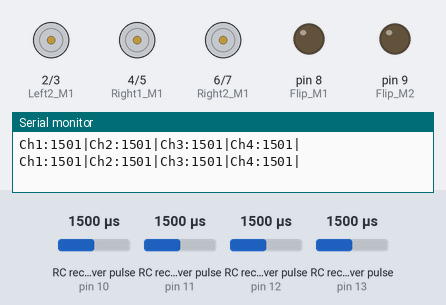
The sketch below on a simulated Arduino Uno, built with avr-gcc and run on an emulated ATmega328P. On the bench: motor-driver pin pairs drawn as motors (green arrow = first pin HIGH = forward, orange = second pin HIGH = backward, longer = more drive), output pins drawn as LEDs (lit = HIGH), the last lines printed to the serial monitor. Wiring (inferred from the names in the program): 4 × RC receiver channel: data pin 10 / data pin 11 / data pin 12 / data pin 13. The inputs (shaded band) are chosen by the test bench; at power-on: RC receiver pulse (sensors on pin 12, pin 13, pin 10, pin 11) 1500 µs. Pins used as bus, display or sensor lines are not drawn.

Above: at 1.2 s.
1.3 s: RC receiver pulse (sensor on pin 12) set to 1359 µs
4.2 s: RC receiver pulse (sensor on pin 12) set to 1336 µs
At 6.9 s:
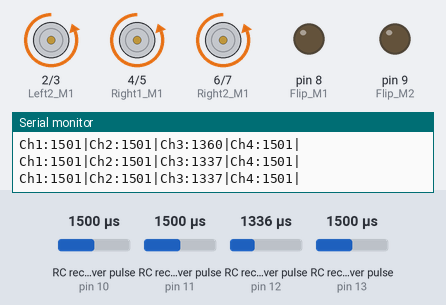
7.2 s: RC receiver pulse (sensor on pin 12) set to 1257 µs
10.2 s: RC receiver pulse (sensor on pin 12) set to 1236 µs
At 12.2 s:
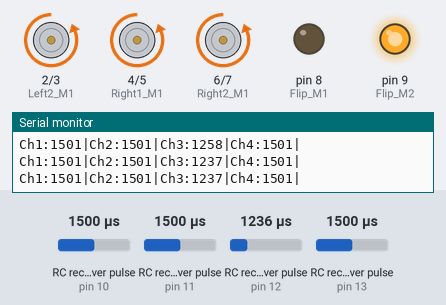
12.7 s: RC receiver pulse (sensor on pin 13) set to 1385 µs
15.4 s: RC receiver pulse (sensor on pin 13) set to 1363 µs
At 17.6 s:
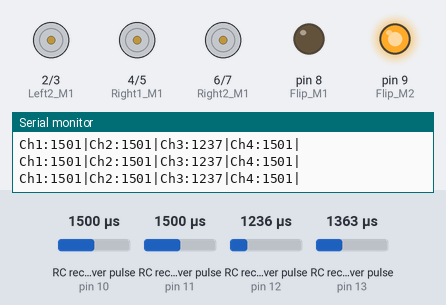
Timing chart, 0 to 19.1 s (numbered marks = the images above; inputs shaded):
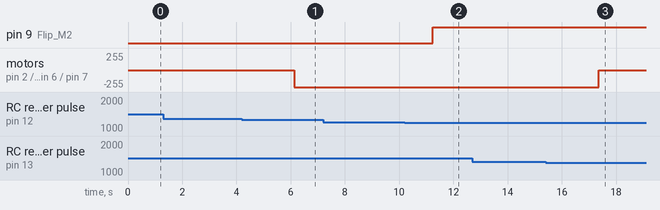

The sketch:

Zer0th_Battle_BOT.ino
```cpp
const int chA = 10;
const int chB = 11;
const int chC = 12;
const int chD = 13;

int ch1;
int ch2;
int ch3;
int ch4;

//Motor1
const int Left1_M1 = 0;
const int Left1_M2 = 1;

//Motor2
const int Left2_M1 = 2;
const int Left2_M2 = 3;

//Motor3
const int Right1_M1 = 4;
const int Right1_M2 = 5;

//Motor4
const int Right2_M1 = 6;
const int Right2_M2 = 7;

//Fliper
const int Flip_M1 = 8;
const int Flip_M2 = 9;


void setup() {
  Serial.begin(9600);
  pinMode(chA, INPUT);
  pinMode(chB, INPUT);
  pinMode(chC, INPUT);
  pinMode(chD, INPUT);

  pinMode(Left1_M1, OUTPUT);
  pinMode(Left1_M2, OUTPUT);

  pinMode(Left2_M1, OUTPUT);
  pinMode(Left2_M2, OUTPUT);

  pinMode(Right1_M1, OUTPUT);
  pinMode(Right1_M2, OUTPUT);

  pinMode(Right2_M1, OUTPUT);
  pinMode(Right2_M2, OUTPUT);

  pinMode(Flip_M1, OUTPUT);
  pinMode(Flip_M2, OUTPUT);
}


void loop() {
  ch1 = pulseIn (chA, HIGH);
  ch2 = pulseIn (chB, HIGH);
  ch3 = pulseIn (chC, HIGH);
  ch4 = pulseIn (chD, HIGH);

  see_result();

  if (ch3 > 1650 && ch4 > 1375 && ch4 < 1525) {
    front();
  }

  else if (ch3 < 1350 && ch4 > 1375 && ch4 < 1525) {
    back();
  }

  else if (ch4 > 1600 && ch3 > 1350 && ch3 < 1550) {
    right();
  }

  else if (ch4 < 1300 && ch3 > 1350 && ch3 < 1550) {
    left();
  }

  else if (ch3 > 1650 && ch4 < 1225) {
    frontleft();
  }

  else if (ch3 > 1650 && ch4 > 1600) {
    frontright();
  }

  else {
    tham();
  }


  if ( ch3 > 1700) {
    Flip_UP();
  }
  else if (ch3 < 1250) {
    Flip_Down();
  }
  else {
    Flip_tham();
  }
}

void see_result() {

  Serial.print ("Ch1:");
  Serial.print (ch1);
  Serial.print ("|");

  Serial.print ("Ch2:");
  Serial.print (ch2);
  Serial.print ("|");

  Serial.print ("Ch3:");
  Serial.print (ch3);
  Serial.print ("|");

  Serial.print ("Ch4:");
  Serial.print (ch1);
  Serial.println ("|");

  delay(1000);
}

void front() {
  digitalWrite(Left1_M1, HIGH);
  digitalWrite(Left1_M2, LOW);

  digitalWrite(Left2_M1, HIGH);
  digitalWrite(Left2_M2, LOW);

  digitalWrite(Right1_M1, HIGH);
  digitalWrite(Right1_M2, LOW);

  digitalWrite(Right2_M1, HIGH);
  digitalWrite(Right2_M2, LOW);
}


void back() {
  digitalWrite(Left1_M1, LOW);
  digitalWrite(Left1_M2, HIGH);

  digitalWrite(Left2_M1, LOW);
  digitalWrite(Left2_M2, HIGH);

  digitalWrite(Right1_M1, LOW);
  digitalWrite(Right1_M2, HIGH);

  digitalWrite(Right2_M1, LOW);
  digitalWrite(Right2_M2, HIGH);
}

void frontleft() {
  digitalWrite(Left1_M1, HIGH);
  digitalWrite(Left1_M2, LOW);

  digitalWrite(Left2_M1, HIGH);
  digitalWrite(Left2_M2, LOW);

  digitalWrite(Right1_M1, LOW);
  digitalWrite(Right1_M2, LOW);

  digitalWrite(Right2_M1, LOW);
  digitalWrite(Right2_M2, LOW);
}

void frontright() {
  digitalWrite(Left1_M1, LOW);
  digitalWrite(Left1_M2, LOW);

  digitalWrite(Left2_M1, LOW);
  digitalWrite(Left2_M2, LOW);

  digitalWrite(Right1_M1, HIGH);
  digitalWrite(Right1_M2, LOW);

  digitalWrite(Right2_M1, HIGH);
  digitalWrite(Right2_M2, LOW);
}

void backleft() {
  digitalWrite(Left1_M1, LOW);
  digitalWrite(Left1_M2, HIGH);

  digitalWrite(Left2_M1, LOW);
  digitalWrite(Left2_M2, HIGH);

  digitalWrite(Right1_M1, LOW);
  digitalWrite(Right1_M2, LOW);

  digitalWrite(Right2_M1, LOW);
  digitalWrite(Right2_M2, LOW);
}

void backright() {
  digitalWrite(Left1_M1, LOW);
  digitalWrite(Left1_M2, LOW);

  digitalWrite(Left2_M1, LOW);
  digitalWrite(Left2_M2, LOW);

  digitalWrite(Right1_M1, LOW);
  digitalWrite(Right1_M2, HIGH);

  digitalWrite(Right2_M1, LOW);
  digitalWrite(Right2_M2, HIGH);
}

void left() {
  digitalWrite(Left1_M1, HIGH);
  digitalWrite(Left1_M2, LOW);

  digitalWrite(Left2_M1, HIGH);
  digitalWrite(Left2_M2, LOW);

  digitalWrite(Right1_M1, LOW);
  digitalWrite(Right1_M2, HIGH);

  digitalWrite(Right2_M1, LOW);
  digitalWrite(Right2_M2, HIGH);
}

void right() {
  digitalWrite(Left1_M1, LOW);
  digitalWrite(Left1_M2, HIGH);

  digitalWrite(Left2_M1, LOW);
  digitalWrite(Left2_M2, HIGH);

  digitalWrite(Right1_M1, HIGH);
  digitalWrite(Right1_M2, LOW);

  digitalWrite(Right2_M1, HIGH);
  digitalWrite(Right2_M2, LOW);
}

void tham() {
  digitalWrite(Left1_M1, LOW);
  digitalWrite(Left1_M2, LOW);

  digitalWrite(Left2_M1, LOW);
  digitalWrite(Left2_M2, LOW);

  digitalWrite(Right1_M1, LOW);
  digitalWrite(Right1_M2, LOW);

  digitalWrite(Right2_M1, LOW);
  digitalWrite(Right2_M2, LOW);
}

void Flip_UP() {
  digitalWrite(Flip_M1, HIGH);
  digitalWrite(Flip_M2, LOW);
}

void Flip_Down() {
  digitalWrite(Flip_M1, LOW);
  digitalWrite(Flip_M2, HIGH);
}

void Flip_tham() {
  digitalWrite(Flip_M1, LOW);
  digitalWrite(Flip_M2, LOW);
}
```

Measured:
- the behaviour switches between 1349 and 1348 µs on RC receiver pulse (sensor on pin 12) (found by bisection; images 0 and 1)
- the behaviour switches between 1249 and 1248 µs on RC receiver pulse (sensor on pin 12) (found by bisection; images 1 and 2)
- the behaviour switches between 1375 and 1374 µs on RC receiver pulse (sensor on pin 13) (found by bisection; images 2 and 3)
- after the input at 4.2 s, motor on pin 2 (Left2_M1) / pin 3 (Left2_M2), motor on pin 4 (Right1_M1) / pin 5 (Right1_M2), motor on pin 6 (Right2_M1) / pin 7 (Right2_M2): stopped → backward 255/255 after 1.9 s
- after the input at 10.2 s, pin 9 (Flip_M2): LOW → HIGH after 1.0 s
- after the input at 15.4 s, motor on pin 2 (Left2_M1) / pin 3 (Left2_M2), motor on pin 4 (Right1_M1) / pin 5 (Right1_M2), motor on pin 6 (Right2_M1) / pin 7 (Right2_M2): backward 255/255 → stopped after 1.9 s
